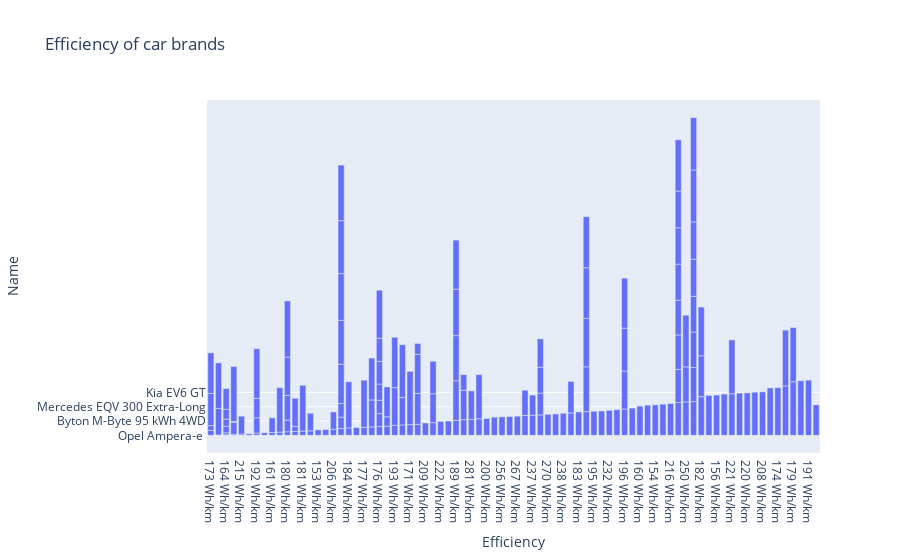

The notebook cell this image was saved under:
### Code cell
fig = px.bar(df,x='Efficiency',y = 'Name',title = 'Efficiency of car brands',labels = {'x':'Efficiency','y':'Car Brands'})
pio.show(fig)

### Figure 1 — Plotly figure (JSON) as saved in the notebook; plotly's stock layout.template omitted (floating-point values rounded to 4 significant figures; data arrays with more than 128 entries replaced by an {"elided": "..."} marker saying what was removed)
{"data": [{"alignmentgroup": "True", "hovertemplate": "Efficiency=%{x}<br>Name=%{y}<extra></extra>", "legendgroup": "", "marker": {"color": "#636efa", "pattern": {"shape": ""}}, "name": "", "offsetgroup": "", "orientation": "v", "showlegend": false, "textposition": "auto", "type": "bar", "x": {"elided": "180 str values"}, "xaxis": "x", "y": {"elided": "180 str values"}, "yaxis": "y"}], "layout": {"barmode": "relative", "legend": {"tracegroupgap": 0}, "title": {"text": "Efficiency of car brands"}, "xaxis": {"anchor": "y", "domain": [0, 1], "title": {"text": "Efficiency"}}, "yaxis": {"anchor": "x", "domain": [0, 1], "title": {"text": "Name"}}}}
